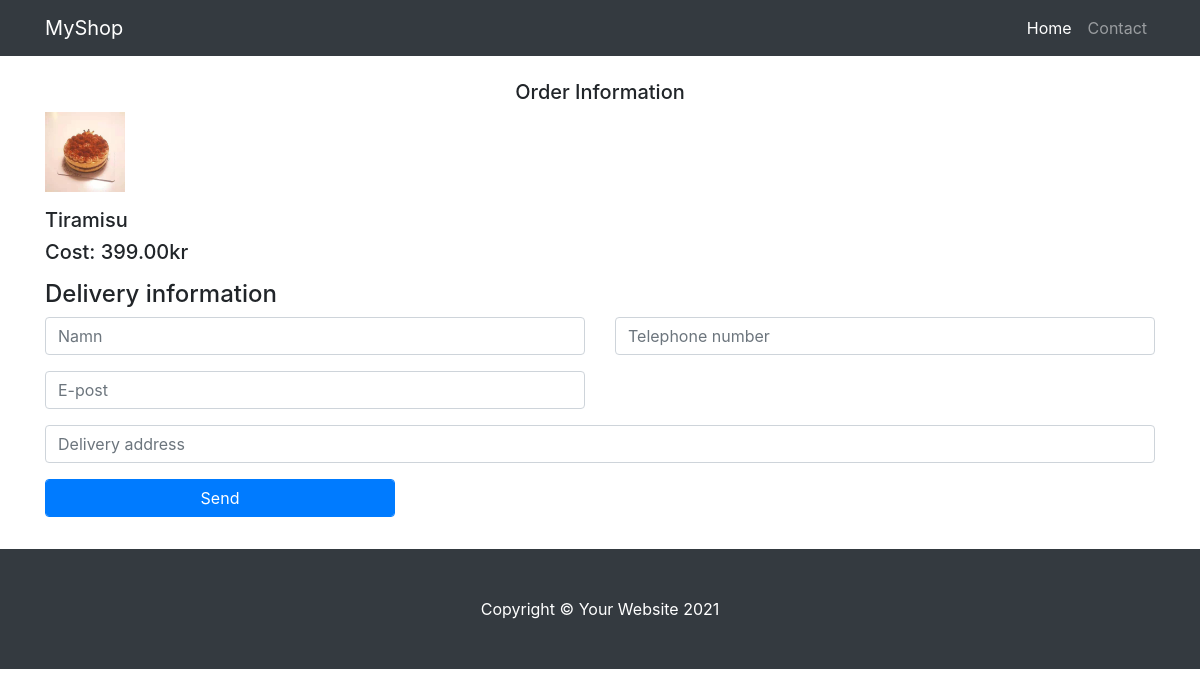
The page /buy.php?id=4 on the database its author committed.
### tables this page shows
CREATE TABLE `product` (
  `id` int(11) NOT NULL,
  `name` char(40) NOT NULL DEFAULT '',
  `description` text,
  `price` float(8,2) NOT NULL DEFAULT '0.00',
  `image` text
);

### buy.php (the view, shortened to what this page needs)
<?php
 require_once ("database.php");
 $productid = $_GET['id'];
 $stmt = $conn->prepare("SELECT * FROM product where id=".$productid);
 $stmt->execute();
 $result = $stmt->fetchAll();
 $product = '';
 foreach($result as $key => $value){
    $product = $value;
 }
?>
<html lang="sv">
<head>
    <link rel="stylesheet" href="https://stackpath.bootstrapcdn.com/bootstrap/4.3.1/css/bootstrap.min.css">
</head>
<body >
  <nav class="navbar navbar-expand-lg navbar-dark bg-dark fixed-top">
    <div class="container">
      <a class="navbar-brand" href="#">MyShop</a>
      <div class="collapse navbar-collapse" id="navbarResponsive">
        <ul class="navbar-nav ml-auto">
          <li class="nav-item active">
            <a class="nav-link" href="index.php">Home
            </a>
          </li>
          <li class="nav-item">
            <a class="nav-link" href="contact.php">Contact</a>
          </li>
        </ul>
      </div>
    </div>
  </nav>
    <p>
    <p>
    <div class="container" >
    <p>
    <p>
    <p>
       <br>
    <br>
        <h5 class="m-2 text-center">
        Order Information</h5>
    <p>
     <?php
        echo "<img height=\"80\" width=\"80\"  src=\"". $product['image'] . "\" alt=''>";
        echo "<h5>" .$product['name']."</h5>";
        echo "<h5>Cost:  " .$product['price']."kr</h5>";
     ?>
    <p>
    <h4>Delivery information</h4>
    <form action="order.php" method="post" class="row">
        <div class="col-md-6 form-group">
            <input name="name" type="text" required
            class="form-control" placeholder="Namn">
        </div>
        <div class="col-md-6 form-group">
            <input name="phone" type="phone" required
            class="form-control" placeholder="Telephone number">
        </div>
        <div class="col-md-6 form-group">
            <input name="email" type="email" required
            class="form-control" placeholder="E-post">
        </div>
        <div class="col-md-12 form-group">
            <input name="address" type="address" required
            class="form-control" placeholder="Delivery address">
        </div>
        <div class="col-md-4 form-group">
            <input type="submit" value="Send"
            class="btn btn-primary form-control">
        </div>
    </form>
 </div>
  <footer class="py-5 bg-dark">
    <div class="container">
      <p class="m-0 text-center text-white">Copyright &copy; Your Website 2021</p>
    </div>
  </footer>
</body>

### rows shown on the page
product: image (picture), name "Tiramisu", price "399.00"
